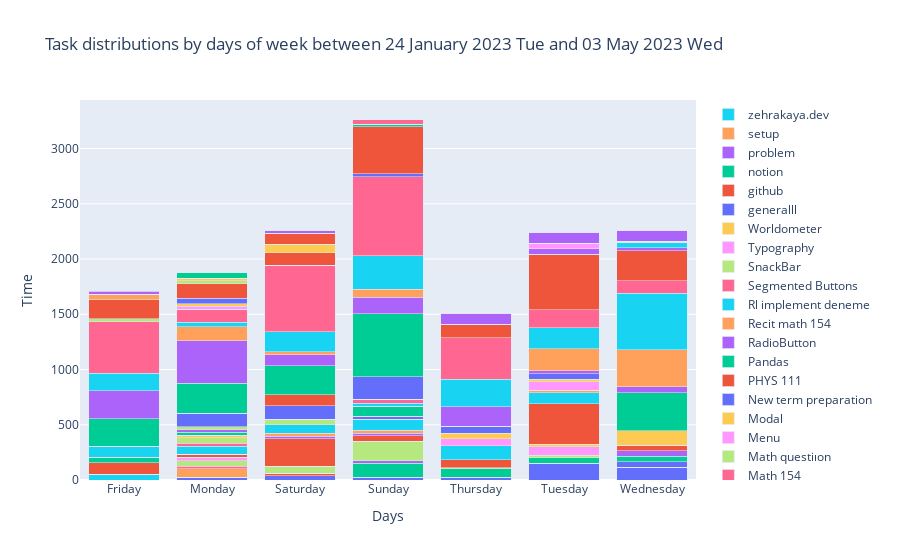

Notebook code for this chart:
### Code cell
max_dates = days_sns.sum(axis=1).index
get_max = days_sns.loc[max_dates]
get_max = get_max.loc[:, (get_max != 0).any(axis=0)]

fig = go.Figure(data=[go.Bar(x=get_max.index, y=get_max[col], name=col) for col in get_max.columns])
fig.update_layout(barmode='stack', xaxis_title='Days', yaxis_title='Time',
                  title=f"Task distributions by days of week between {strf_start_date} and {strf_end_date}")
fig.update_layout(hovermode='x unified')
fig.show()

### Figure 1 — Plotly figure (JSON) as saved in the notebook; plotly's stock layout.template omitted (floating-point values rounded to 4 significant figures)
{"data": [{"name": "ActivityIndicator", "type": "bar", "x": ["Friday", "Monday", "Saturday", "Sunday", "Thursday", "Tuesday", "Wednesday"], "y": [0, 25, 37, 25, 25, 150, 115]}, {"name": "Algorithm", "type": "bar", "x": ["Friday", "Monday", "Saturday", "Sunday", "Thursday", "Tuesday", "Wednesday"], "y": [0, 0, 25, 0, 0, 0, 0]}, {"name": "Appearance", "type": "bar", "x": ["Friday", "Monday", "Saturday", "Sunday", "Thursday", "Tuesday", "Wednesday"], "y": [0, 0, 0, 125, 75, 50, 0]}, {"name": "Application", "type": "bar", "x": ["Friday", "Monday", "Saturday", "Sunday", "Thursday", "Tuesday", "Wednesday"], "y": [0, 0, 0, 25, 0, 0, 0]}, {"name": "Avatar", "type": "bar", "x": ["Friday", "Monday", "Saturday", "Sunday", "Thursday", "Tuesday", "Wednesday"], "y": [0, 75, 0, 0, 0, 0, 0]}, {"name": "Binary tree", "type": "bar", "x": ["Friday", "Monday", "Saturday", "Sunday", "Thursday", "Tuesday", "Wednesday"], "y": [53, 0, 0, 0, 0, 0, 0]}, {"name": "Button", "type": "bar", "x": ["Friday", "Monday", "Saturday", "Sunday", "Thursday", "Tuesday", "Wednesday"], "y": [0, 25, 0, 0, 0, 0, 0]}, {"name": "CV", "type": "bar", "x": ["Friday", "Monday", "Saturday", "Sunday", "Thursday", "Tuesday", "Wednesday"], "y": [0, 50, 61, 175, 10, 25, 0]}, {"name": "Card", "type": "bar", "x": ["Friday", "Monday", "Saturday", "Sunday", "Thursday", "Tuesday", "Wednesday"], "y": [0, 31, 0, 0, 0, 75, 0]}, {"name": "CountryPickerModal", "type": "bar", "x": ["Friday", "Monday", "Saturday", "Sunday", "Thursday", "Tuesday", "Wednesday"], "y": [0, 0, 0, 0, 0, 25, 0]}, {"name": "DATATHON preparation", "type": "bar", "x": ["Friday", "Monday", "Saturday", "Sunday", "Thursday", "Tuesday", "Wednesday"], "y": [0, 0, 0, 0, 0, 0, 50]}, {"name": "DATATHON preselection", "type": "bar", "x": ["Friday", "Monday", "Saturday", "Sunday", "Thursday", "Tuesday", "Wednesday"], "y": [102, 25, 250, 50, 75, 363, 0]}, {"name": "Dialog", "type": "bar", "x": ["Friday", "Monday", "Saturday", "Sunday", "Thursday", "Tuesday", "Wednesday"], "y": [50, 0, 0, 0, 0, 0, 50]}, {"name": "Diary", "type": "bar", "x": ["Friday", "Monday", "Saturday", "Sunday", "Thursday", "Tuesday", "Wednesday"], "y": [0, 0, 25, 25, 0, 0, 50]}, {"name": "Divider", "type": "bar", "x": ["Friday", "Monday", "Saturday", "Sunday", "Thursday", "Tuesday", "Wednesday"], "y": [0, 0, 25, 25, 0, 0, 0]}, {"name": "Eng revision", "type": "bar", "x": ["Friday", "Monday", "Saturday", "Sunday", "Thursday", "Tuesday", "Wednesday"], "y": [100, 75, 75, 100, 125, 100, 0]}, {"name": "Form", "type": "bar", "x": ["Friday", "Monday", "Saturday", "Sunday", "Thursday", "Tuesday", "Wednesday"], "y": [0, 25, 0, 0, 0, 0, 0]}, {"name": "Header", "type": "bar", "x": ["Friday", "Monday", "Saturday", "Sunday", "Thursday", "Tuesday", "Wednesday"], "y": [0, 50, 0, 0, 0, 0, 0]}, {"name": "House works", "type": "bar", "x": ["Friday", "Monday", "Saturday", "Sunday", "Thursday", "Tuesday", "Wednesday"], "y": [0, 0, 0, 0, 62, 0, 0]}, {"name": "Icon", "type": "bar", "x": ["Friday", "Monday", "Saturday", "Sunday", "Thursday", "Tuesday", "Wednesday"], "y": [0, 25, 0, 0, 0, 0, 0]}, {"name": "IconButton", "type": "bar", "x": ["Friday", "Monday", "Saturday", "Sunday", "Thursday", "Tuesday", "Wednesday"], "y": [0, 0, 0, 29, 0, 0, 0]}, {"name": "Jupyter edit", "type": "bar", "x": ["Friday", "Monday", "Saturday", "Sunday", "Thursday", "Tuesday", "Wednesday"], "y": [0, 0, 0, 0, 0, 0, 50]}, {"name": "Kaggle", "type": "bar", "x": ["Friday", "Monday", "Saturday", "Sunday", "Thursday", "Tuesday", "Wednesday"], "y": [0, 25, 0, 87, 0, 0, 0]}, {"name": "KeyboardAwareView", "type": "bar", "x": ["Friday", "Monday", "Saturday", "Sunday", "Thursday", "Tuesday", "Wednesday"], "y": [0, 25, 0, 0, 0, 0, 0]}, {"name": "Layout", "type": "bar", "x": ["Friday", "Monday", "Saturday", "Sunday", "Thursday", "Tuesday", "Wednesday"], "y": [0, 0, 0, 0, 0, 25, 0]}, {"name": "Leet code algorithm", "type": "bar", "x": ["Friday", "Monday", "Saturday", "Sunday", "Thursday", "Tuesday", "Wednesday"], "y": [0, 0, 0, 30, 0, 0, 0]}, {"name": "Leet code day 1", "type": "bar", "x": ["Friday", "Monday", "Saturday", "Sunday", "Thursday", "Tuesday", "Wednesday"], "y": [0, 0, 0, 37, 0, 0, 0]}, {"name": "List", "type": "bar", "x": ["Friday", "Monday", "Saturday", "Sunday", "Thursday", "Tuesday", "Wednesday"], "y": [0, 25, 50, 0, 0, 0, 0]}, {"name": "M116 LESSON", "type": "bar", "x": ["Friday", "Monday", "Saturday", "Sunday", "Thursday", "Tuesday", "Wednesday"], "y": [0, 0, 0, 0, 0, 75, 0]}, {"name": "M116 lessons revison", "type": "bar", "x": ["Friday", "Monday", "Saturday", "Sunday", "Thursday", "Tuesday", "Wednesday"], "y": [0, 0, 0, 0, 50, 25, 132]}, {"name": "M154 HW - 1.1", "type": "bar", "x": ["Friday", "Monday", "Saturday", "Sunday", "Thursday", "Tuesday", "Wednesday"], "y": [0, 125, 125, 200, 66, 50, 0]}, {"name": "M154 HW-2", "type": "bar", "x": ["Friday", "Monday", "Saturday", "Sunday", "Thursday", "Tuesday", "Wednesday"], "y": [0, 0, 100, 0, 0, 0, 0]}, {"name": "MATH 112", "type": "bar", "x": ["Friday", "Monday", "Saturday", "Sunday", "Thursday", "Tuesday", "Wednesday"], "y": [251, 268, 262, 570, 0, 0, 341]}, {"name": "Masterlist analysi", "type": "bar", "x": ["Friday", "Monday", "Saturday", "Sunday", "Thursday", "Tuesday", "Wednesday"], "y": [250, 386, 100, 150, 175, 25, 58]}, {"name": "Masterlist cleaning dat", "type": "bar", "x": ["Friday", "Monday", "Saturday", "Sunday", "Thursday", "Tuesday", "Wednesday"], "y": [0, 125, 25, 75, 0, 200, 335]}, {"name": "Math 116", "type": "bar", "x": ["Friday", "Monday", "Saturday", "Sunday", "Thursday", "Tuesday", "Wednesday"], "y": [161, 41, 181, 300, 248, 189, 510]}, {"name": "Math 154", "type": "bar", "x": ["Friday", "Monday", "Saturday", "Sunday", "Thursday", "Tuesday", "Wednesday"], "y": [466, 120, 604, 718, 375, 165, 110]}, {"name": "Math questiıon", "type": "bar", "x": ["Friday", "Monday", "Saturday", "Sunday", "Thursday", "Tuesday", "Wednesday"], "y": [25, 0, 0, 0, 0, 0, 0]}, {"name": "Menu", "type": "bar", "x": ["Friday", "Monday", "Saturday", "Sunday", "Thursday", "Tuesday", "Wednesday"], "y": [0, 25, 0, 0, 0, 0, 0]}, {"name": "Modal", "type": "bar", "x": ["Friday", "Monday", "Saturday", "Sunday", "Thursday", "Tuesday", "Wednesday"], "y": [0, 25, 0, 0, 0, 0, 0]}, {"name": "New term preparation", "type": "bar", "x": ["Friday", "Monday", "Saturday", "Sunday", "Thursday", "Tuesday", "Wednesday"], "y": [0, 50, 0, 25, 0, 0, 0]}, {"name": "PHYS 111", "type": "bar", "x": ["Friday", "Monday", "Saturday", "Sunday", "Thursday", "Tuesday", "Wednesday"], "y": [175, 132, 113, 425, 125, 500, 275]}, {"name": "Pandas", "type": "bar", "x": ["Friday", "Monday", "Saturday", "Sunday", "Thursday", "Tuesday", "Wednesday"], "y": [0, 0, 0, 25, 0, 0, 0]}, {"name": "RadioButton", "type": "bar", "x": ["Friday", "Monday", "Saturday", "Sunday", "Thursday", "Tuesday", "Wednesday"], "y": [0, 0, 0, 0, 0, 50, 25]}, {"name": "Recit math 154", "type": "bar", "x": ["Friday", "Monday", "Saturday", "Sunday", "Thursday", "Tuesday", "Wednesday"], "y": [50, 0, 0, 0, 0, 0, 0]}, {"name": "Rl implement deneme", "type": "bar", "x": ["Friday", "Monday", "Saturday", "Sunday", "Thursday", "Tuesday", "Wednesday"], "y": [0, 0, 0, 0, 0, 0, 50]}, {"name": "Segmented Buttons", "type": "bar", "x": ["Friday", "Monday", "Saturday", "Sunday", "Thursday", "Tuesday", "Wednesday"], "y": [0, 0, 0, 43, 0, 0, 0]}, {"name": "SnackBar", "type": "bar", "x": ["Friday", "Monday", "Saturday", "Sunday", "Thursday", "Tuesday", "Wednesday"], "y": [0, 25, 0, 0, 0, 0, 0]}, {"name": "Typography", "type": "bar", "x": ["Friday", "Monday", "Saturday", "Sunday", "Thursday", "Tuesday", "Wednesday"], "y": [0, 0, 0, 0, 0, 50, 0]}, {"name": "Worldometer", "type": "bar", "x": ["Friday", "Monday", "Saturday", "Sunday", "Thursday", "Tuesday", "Wednesday"], "y": [0, 25, 75, 0, 0, 0, 0]}, {"name": "generalll", "type": "bar", "x": ["Friday", "Monday", "Saturday", "Sunday", "Thursday", "Tuesday", "Wednesday"], "y": [0, 0, 0, 0, 0, 0, 11]}, {"name": "github", "type": "bar", "x": ["Friday", "Monday", "Saturday", "Sunday", "Thursday", "Tuesday", "Wednesday"], "y": [0, 0, 100, 0, 0, 0, 0]}, {"name": "notion", "type": "bar", "x": ["Friday", "Monday", "Saturday", "Sunday", "Thursday", "Tuesday", "Wednesday"], "y": [0, 50, 0, 0, 0, 0, 0]}, {"name": "problem", "type": "bar", "x": ["Friday", "Monday", "Saturday", "Sunday", "Thursday", "Tuesday", "Wednesday"], "y": [25, 0, 25, 0, 99, 100, 100]}, {"name": "setup", "type": "bar", "x": ["Friday", "Monday", "Saturday", "Sunday", "Thursday", "Tuesday", "Wednesday"], "y": [5, 0, 0, 0, 0, 0, 0]}, {"name": "zehrakaya.dev", "type": "bar", "x": ["Friday", "Monday", "Saturday", "Sunday", "Thursday", "Tuesday", "Wednesday"], "y": [0, 0, 0, 3, 0, 0, 0]}], "layout": {"barmode": "stack", "hovermode": "x unified", "title": {"text": "Task distributions by days of week between 24 January 2023 Tue and 03 May 2023 Wed"}, "xaxis": {"title": {"text": "Days"}}, "yaxis": {"title": {"text": "Time"}}}}
